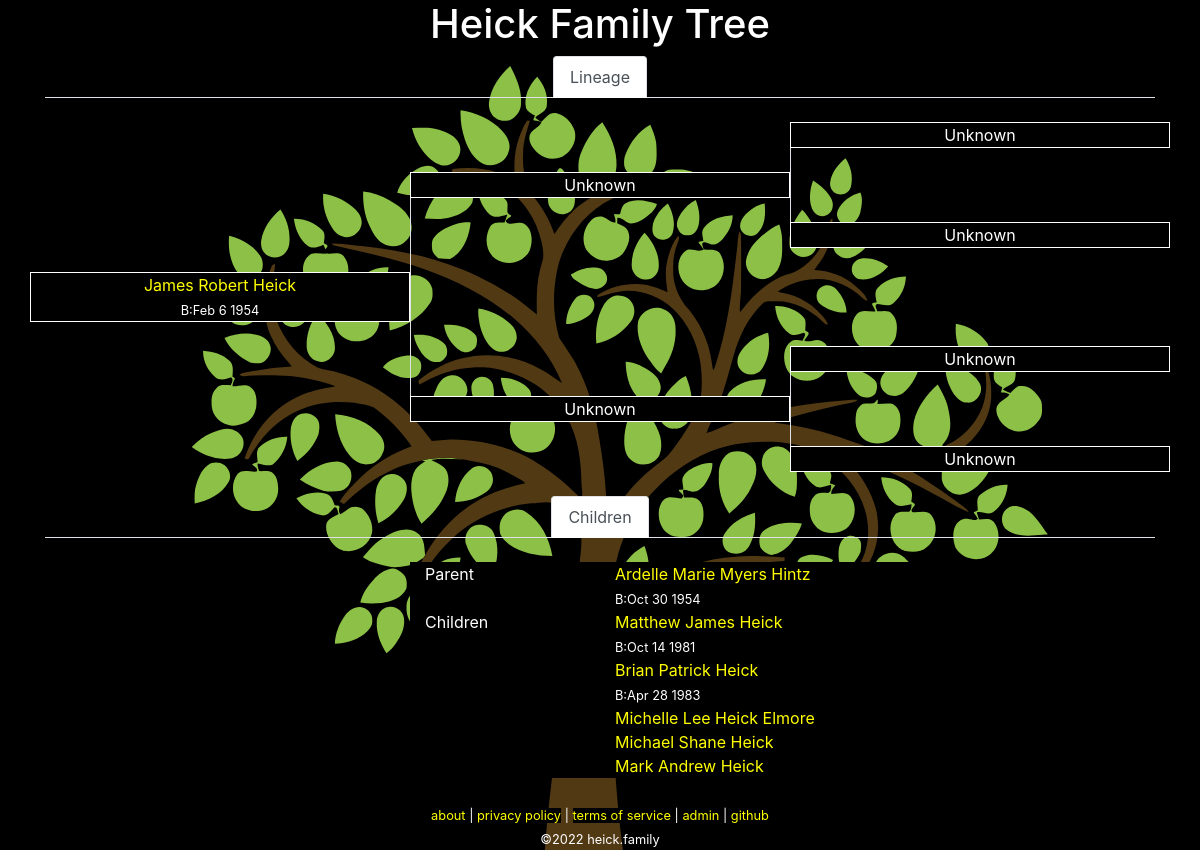
The app's page /tree.php?id=3 with its own data.
### tables this page shows
CREATE TABLE `family` (
  `id` int(10) unsigned NOT NULL AUTO_INCREMENT COMMENT 'primary key',
  `name` char(200) NOT NULL,
  `parent-bio-x` int(10) unsigned NOT NULL DEFAULT 0 COMMENT 'mother xx',
  `parent-bio-y` int(10) unsigned NOT NULL DEFAULT 0 COMMENT 'father xy',
  `parent-adopt-a` int(10) unsigned NOT NULL DEFAULT 0,
  `parent-adopt-b` int(10) unsigned NOT NULL DEFAULT 0,
  `partner` int(10) unsigned NOT NULL DEFAULT 0,
  `dob` char(10) NOT NULL DEFAULT '0000-00-00' COMMENT 'date of birth ymd',
  `dod` char(10) NOT NULL DEFAULT '0000-00-00' COMMENT 'date of death ymd',
  `lastupdated` datetime NOT NULL DEFAULT current_timestamp() ON UPDATE current_timestamp(),
  PRIMARY KEY (`id`)
);

### lib/Family.php (called while the page is built, shortened)
<?php
class Family
{
	private static $link = null;
	public static function getPerson($id = 0)
	{
		if ($id == 0)
		{
			return [];
		}
		$query = 'SELECT * FROM `family` WHERE `id`=' . self::_escape($id) . ' LIMIT 1';
		$result = self::_query($query);
		while ($row = mysqli_fetch_assoc($result))	 {
			return $row;
		}
		return [];
	}
	public static function getParents($id = 0)
	{
		$person = self::getPerson($id);
		$parent_bio_x = isset($person['parent-bio-x']) ? $person['parent-bio-x'] : 0;
		$parent_bio_y = isset($person['parent-bio-y']) ? $person['parent-bio-y'] : 0;
		$parent_adopt_a = isset($person['parent-adopt-a']) ? $person['parent-adopt-a'] : 0;
		$parent_adopt_b = isset($person['parent-adopt-b']) ? $person['parent-adopt-b'] : 0;
		$data = [
			'bio-x' => self::getPerson($parent_bio_x),
			'bio-y' => self::getPerson($parent_bio_y),
			'adopt-a' => self::getPerson($parent_adopt_a),
			'adopt-b' => self::getPerson($parent_adopt_b),
		];
		return $data;
	}
	public static function getPartner($id = 0)
	{
		$person = self::getPerson($id);
		$partner = isset($person['partner']) ? $person['partner'] : 0;
		if ($partner == 0)
		{
			return [];
		}
		return self::getPerson($partner);
	}
	public static function getChildren($id = 0)
	{
		$data = [];
		$query = 'SELECT * FROM `family` WHERE (`parent-bio-x`=' . self::_escape($id) . ' OR `parent-bio-y`=' . self::_escape($id) . ')';
		$result = self::_query($query);
		while ($row = mysqli_fetch_assoc($result))
		{
			$child = $row['id'];
			if ($row['parent-bio-x'] == $id)
			{
				$partner = $row['parent-bio-y'];
			}
			else
			{
				$partner = $row['parent-bio-x'];
			}
			if (!isset($data[$partner]))
			{
				$data[$partner] = [];
			}
			$data[$partner][] = $child;
		}
		return $data;
	}
	public static function getLineage($id = 0)
	{
		$lineage = [
			'partner' => ['id' => 0, 'name' => 'unknown' ],
			'parent-bio-x' => ['id' => 0, 'name' => 'unknown' ],
			'parent-bio-y' => ['id' => 0, 'name' => 'unknown' ],
			'parent-adopt-a' => ['id' => 0, 'name' => 'unknown' ],
			'parent-adopt-b' => ['id' => 0, 'name' => 'unknown' ],
			'parent-x-parent-bio-x' => ['id' => 0, 'name' => 'unknown' ],
			'parent-x-parent-bio-y' => ['id' => 0, 'name' => 'unknown' ],
			'parent-y-parent-bio-x' => ['id' => 0, 'name' => 'unknown' ],
			'parent-y-parent-bio-y' => ['id' => 0, 'name' => 'unknown' ],
		];
		$partner = self::getPartner($id);
		$lineage['partner']['id'] = isset($partner['id']) ? $partner['id'] : 0;
		$lineage['partner']['name'] = self::formatName(self::getPerson($lineage['partner']['id']));
		$parents = self::getParents($id);
		$lineage['parent-bio-x']['id'] = isset($parents['bio-x']['id']) ? $parents['bio-x']['id'] : 0;
		$lineage['parent-bio-x']['name'] = self::formatName(self::getPerson($lineage['parent-bio-x']['id']));
		$lineage['parent-bio-y']['id'] = isset($parents['bio-y']['id']) ? $parents['bio-y']['id'] : 0;
		$lineage['parent-bio-y']['name'] = self::formatName(self::getPerson($lineage['parent-bio-y']['id']));
		$lineage['parent-adopt-a']['id'] = isset($parents['adopt-a']['id']) ? $parents['adopt-a']['id'] : 0;
		$lineage['parent-adopt-a']['name'] = self::formatName(self::getPerson($lineage['parent-adopt-a']['id']));
		$lineage['parent-adopt-b']['id'] = isset($parents['adopt-b']['id']) ? $parents['adopt-b']['id'] : 0;
		$lineage['parent-adopt-b']['name'] = self::formatName(self::getPerson($lineage['parent-adopt-b']['id']));
		$parents = self::getParents($lineage['parent-bio-x']['id']);
		$lineage['parent-x-parent-bio-x']['id'] = isset($parents['bio-x']['id']) ? $parents['bio-x']['id'] : 0;
		$lineage['parent-x-parent-bio-x']['name'] = self::formatName(self::getPerson($lineage['parent-x-parent-bio-x']['id']));
		$lineage['parent-x-parent-bio-y']['id'] = isset($parents['bio-y']['id']) ? $parents['bio-y']['id'] : 0;
		$lineage['parent-x-parent-bio-y']['name'] = self::formatName(self::getPerson($lineage['parent-x-parent-bio-y']['id']));
		$parents = self::getParents($lineage['parent-bio-y']['id']);
		$lineage['parent-y-parent-bio-x']['id'] = isset($parents['bio-x']['id']) ? $parents['bio-x']['id'] : 0;
		$lineage['parent-y-parent-bio-x']['name'] = self::formatName(self::getPerson($lineage['parent-y-parent-bio-x']['id']));
		$lineage['parent-y-parent-bio-y']['id'] = isset($parents['bio-y']['id']) ? $parents['bio-y']['id'] : 0;
		$lineage['parent-y-parent-bio-y']['name'] = self::formatName(self::getPerson($lineage['parent-y-parent-bio-y']['id']));
		return $lineage;
	}
	public static function formatName($id = [])
	{
		if (isset($id['name']))
		{
			return $id['name'];
		}
		return 'Unknown';
	}
	private static function _query($query = null)
	{
		$result = mysqli_query(self::$link, $query);
		return $result;
	}
	private static function _escape($string = "")
	{
		return mysqli_real_escape_string(self::$link, $string);
	}
	private static function _connect()
	{
		if (!is_null(self::$link))
		{
			return;
		}
		$config = json_decode(file_get_contents('../conf/configuration.json'), true);
		$db = $config['database'];
		self::$link = mysqli_connect($db['hostname'], $db['username'], $db['password'], $db['database']);
		return;
	}
}

### www/tree.php (the view, shortened to what this page needs)
<?php
require_once('../lib/Family.php');
$id = isset($_GET['id']) ? intval($_GET['id']) : null;
$me = Family::getPerson($id);
$lineage = Family::getLineage($me['id']);
$lineage['me'] = [
	'id' => $me['id'],
	'name' => Family::formatName($me),
];
function showMember($fam, $extra = '')
{
	if ($fam['id'] == 0)
	{
		echo $fam['name'];
	}
	else
	{
		echo '<a href="?id=' . $fam['id'] . '">' . $fam['name'] . '</a>';
		$data = Family::getPerson($fam['id']);
		$subtext = '';
		if ($data['dob'] != '0000-00-00')
		{
			$subtext .= 'B:' . date("M j Y", strtotime($data['dob']));
		}
		if (strlen($subtext) > 0)
		{
			echo '<br />';
			echo '<span class="small">' . $subtext . '</span>';
		}
	}
}
?><!DOCTYPE html>
<html lang="en">
	<head>
		<link rel="stylesheet" href="https://cdn.jsdelivr.net/npm/bootstrap@4.6.0/dist/css/bootstrap.min.css">
		<link rel="stylesheet" href="/media/theme.css">
		<link rel="stylesheet" href="/media/tree.css">
	</head>
	<body>
		<div class="container">
<?php require_once("header.php"); ?>
			<div class="row">
				<div class="col">
					<ul class="nav nav-tabs justify-content-center">
						<li class="nav-item">
							<a class="nav-link active" id='tab-lineage' href="#">Lineage</a>
						</li>
					</ul>
				</div>
			</div>
			<div class="row">
				<div class="col-4">&nbsp;</div>
				<div class="col-4">&nbsp;</div>
				<div class="col-4">&nbsp;</div>
			</div>
			<div class="row">
				<div class="col-4">&nbsp;</div>
				<div class="col-4">&nbsp;</div>
				<div title="grandparent" class="col-4 text-center border-full background-black"><?php showMember($lineage['parent-y-parent-bio-y']); ?></div>
			</div>
			<div class="row">
				<div class="col-4">&nbsp;</div>
				<div class="col-4">&nbsp;</div>
				<div class="col-4 border-left">&nbsp;</div>
			</div>
			<div class="row">
				<div class="col-4">&nbsp;</div>
				<div title="parent" class="col-4 text-center border-full background-black"><?php
if ((($lineage['parent-bio-y']['id'] != 0) && ($lineage['parent-adopt-b']['id'] != 0)) || ($lineage['parent-adopt-b']['id'] != 0))
	if ($lineage['parent-bio-y']['id'] == 0)
	{
		showMember($lineage['parent-adopt-b'], '(adopted)');
	}
	else
	{
		showMember($lineage['parent-bio-y'], '(bio)');
		echo '<br />';
		showMember($lineage['parent-adopt-b'], '(adopted)');
	}
else {
	showMember($lineage['parent-bio-y']);
}
?></div>
				<div class="col-4 border-left">&nbsp;</div>
			</div>
			<div class="row">
				<div class="col-4">&nbsp;</div>
				<div class="col-4 border-left">&nbsp;</div>
				<div class="col-4 border-left">&nbsp;</div>
			</div>
			<div class="row">
				<div class="col-4">&nbsp;</div>
				<div class="col-4 border-left">&nbsp;</div>
				<div title="grandparent" class="col-4 text-center border-full background-black"><?php showMember($lineage['parent-y-parent-bio-x']); ?></div>
			</div>
			<div class="row">
				<div class="col-4">&nbsp;</div>
				<div class="col-4 border-left">&nbsp;</div>
				<div class="col-4">&nbsp;</div>
			</div>
			<div class="row">
				<div title="self" class="col-4 text-center border-full background-black"><?php showMember($lineage['me']); ?></div>
				<div class="col-4 border-left">&nbsp;</div>
				<div class="col-4">&nbsp;</div>
			</div>
			<div class="row">
				<div class="col-4">&nbsp;</div>
				<div class="col-4 border-left">&nbsp;</div>
				<div class="col-4">&nbsp;</div>
			</div>
			<div class="row">
				<div class="col-4">&nbsp;</div>
				<div class="col-4 border-left">&nbsp;</div>
				<div title="grandparent" class="col-4 text-center border-full background-black"><?php showMember($lineage['parent-x-parent-bio-y']); ?></div>
			</div>
			<div class="row">
				<div class="col-4">&nbsp;</div>
				<div class="col-4 border-left">&nbsp;</div>
				<div class="col-4 border-left">&nbsp;</div>
			</div>
			<div class="row">
				<div class="col-4">&nbsp;</div>
				<div title="parent" class="col-4 text-center border-full background-black"><?php
if ((($lineage['parent-bio-x']['id'] != 0) && ($lineage['parent-adopt-a']['id'] != 0)) || ($lineage['parent-adopt-a']['id'] != 0))
	if ($lineage['parent-bio-x']['id'] == 0)
	{
		showMember($lineage['parent-adopt-a'], '(adopted)');
	}
	else
	{
		showMember($lineage['parent-bio-x'], '(bio)');
		echo '<br />';
		showMember($lineage['parent-adopt-a'], '(adopted)');
	}
else {
	showMember($lineage['parent-bio-x']);
}
?></div>
				<div class="col-4 border-left">&nbsp;</div>
			</div>
			<div class="row">
				<div class="col-4">&nbsp;</div>
				<div class="col-4">&nbsp;</div>
				<div class="col-4 border-left">&nbsp;</div>
			</div>
			<div class="row">
				<?php
if ($lineage['partner']['id'] == 0)
{
	echo '<div class="col-4">&nbsp;</div>';
}
else
{
	echo '<div title="partner" class="col-4 text-center border-full background-black">';
	showMember($lineage['partner']);
	echo '</div>';
}
				?>
				<div class="col-4">&nbsp;</div>
				<div title="grandparent" class="col-4 text-center border-full background-black"><?php showMember($lineage['parent-x-parent-bio-x']); ?></div>
			</div>
			<div class="row">
				<div class="col-12">&nbsp;</div>
			</div>
<?php
$children = Family::getChildren($id);
if (count($children) > 0)
{
?>
			<ul class="nav nav-tabs justify-content-center">
				<li class="nav-item">
					<a class="nav-link active" id='tab-children' href="#">Children</a>
				</li>
			</ul>
			<div class="row">
				<div class="col-12">&nbsp;</div>
			</div>
<?php
foreach ($children as $parent => $childs)
{
	echo "\t\t\t" . '<div class="row">' . "\n";
	echo "\t\t\t\t" . '<div class="col-4">&nbsp;</div>' . "\n";
	echo "\t\t\t\t" . '<div class="col-2 background-black">Parent</div>' . "\n";
	echo "\t\t\t\t" . '<div class="col-4 background-black">';
	$parent_info = Family::getPerson($parent);
	if (isset($parent_info['id']))
	{
		showMember(['id' => $parent_info['id'], 'name' => Family::formatName($parent_info)]);
	}
	else
	{
		echo "Unknown";
	}
	echo '</div>' . "\n";
	echo "\t\t\t\t" . '<div class="col-2">&nbsp;</div>' . "\n";
	echo "\t\t\t" . '</div>' . "\n";
	echo "\t\t\t" . '<div class="row">' . "\n";
	echo "\t\t\t\t" . '<div class="col-4">&nbsp;</div>' . "\n";
	echo "\t\t\t\t" . '<div class="col-2 background-black">Children</div>' . "\n";
	echo "\t\t\t\t" . '<div class="col-4 background-black">';
	foreach ($childs as $c)
	{
		$child_info = Family::getPerson($c);
		showMember(['id' => $child_info['id'], 'name' => Family::formatName($child_info)]);
		echo '<br>';
	}
	echo '</div>' . "\n";
	echo "\t\t\t\t" . '<div class="col-2">&nbsp;</div>' . "\n";
	echo "\t\t\t" . '</div>' . "\n";
	echo "\t\t\t" . '<div class="row">' . "\n";
	echo "\t\t\t" . '<div class="col-12">&nbsp;</div>' . "\n";
	echo "\t\t\t" . '</div>' . "\n";
}
?>
<?php
}
?>
<?php require_once("footer.php"); ?>
		</div>
	</body>
</html>

### www/media/theme.css (style rules this page uses)
body, table, tr, td { background: black; color: white; }
a { color: yellow; background: black; }
body { background-image: url('/media/family-tree-fixed.svg'); background-size: cover; background-repeat: no-repeat; }
.background-black { background-color: black; }

### www/media/tree.css (style rules this page uses)
.border-full { border: 1px solid white; }
.border-left { border-left: 1px solid white; }
.background-black { background-color: black; }

### records on screen
family: name "James Robert Heick", subtext "B:Feb 6 1954"
family: name "Ardelle Marie Myers Hintz", subtext "B:Oct 30 1954"
family: name "Matthew James Heick", subtext "B:Oct 14 1981"
family: name "Brian Patrick Heick", subtext "B:Apr 28 1983"
family: name "Michelle Lee Heick Elmore"
family: name "Michael Shane Heick"
family: name "Mark Andrew Heick"

### other values on screen
$fam['name'] "Unknown Unknown Unknown Unknown Unknown Unknown"
